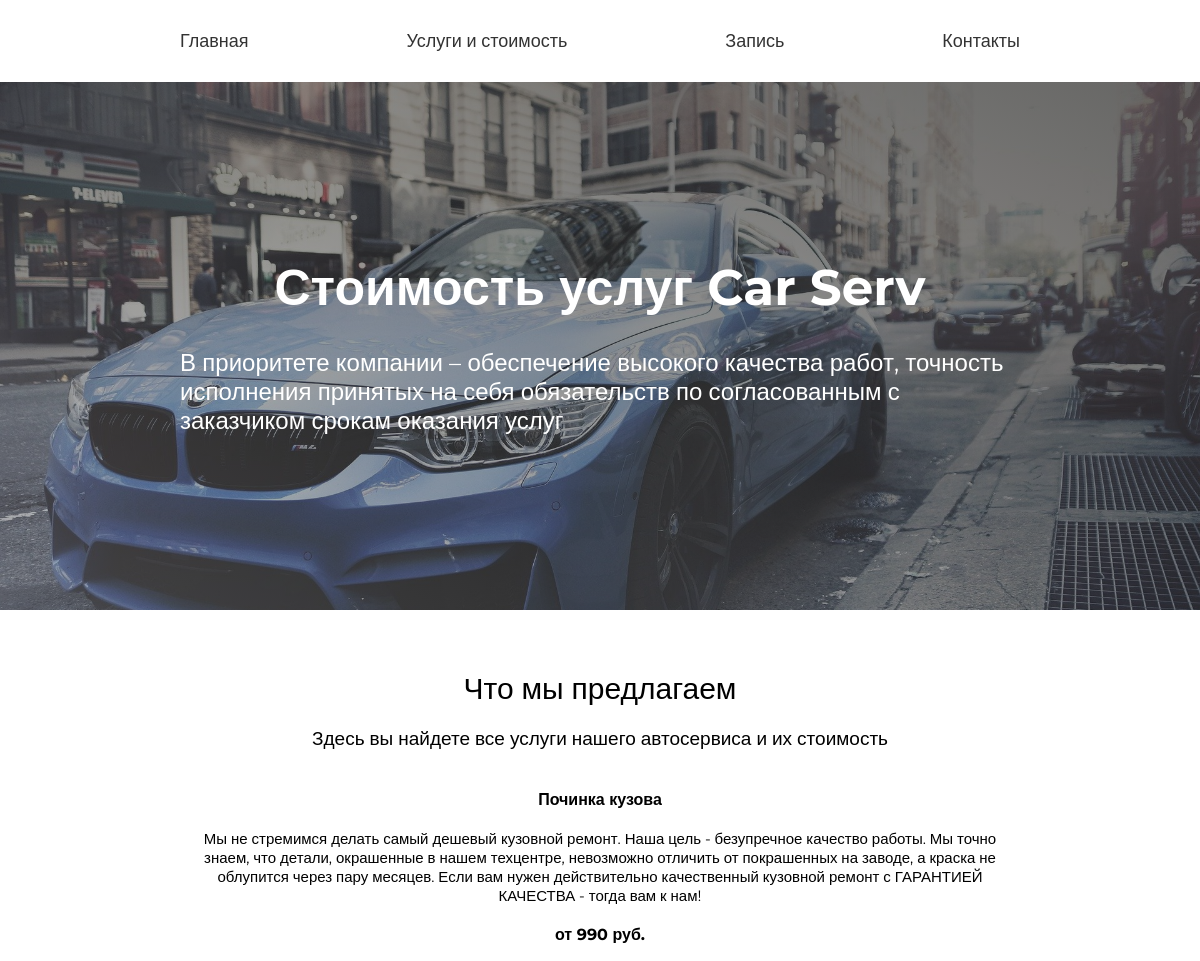
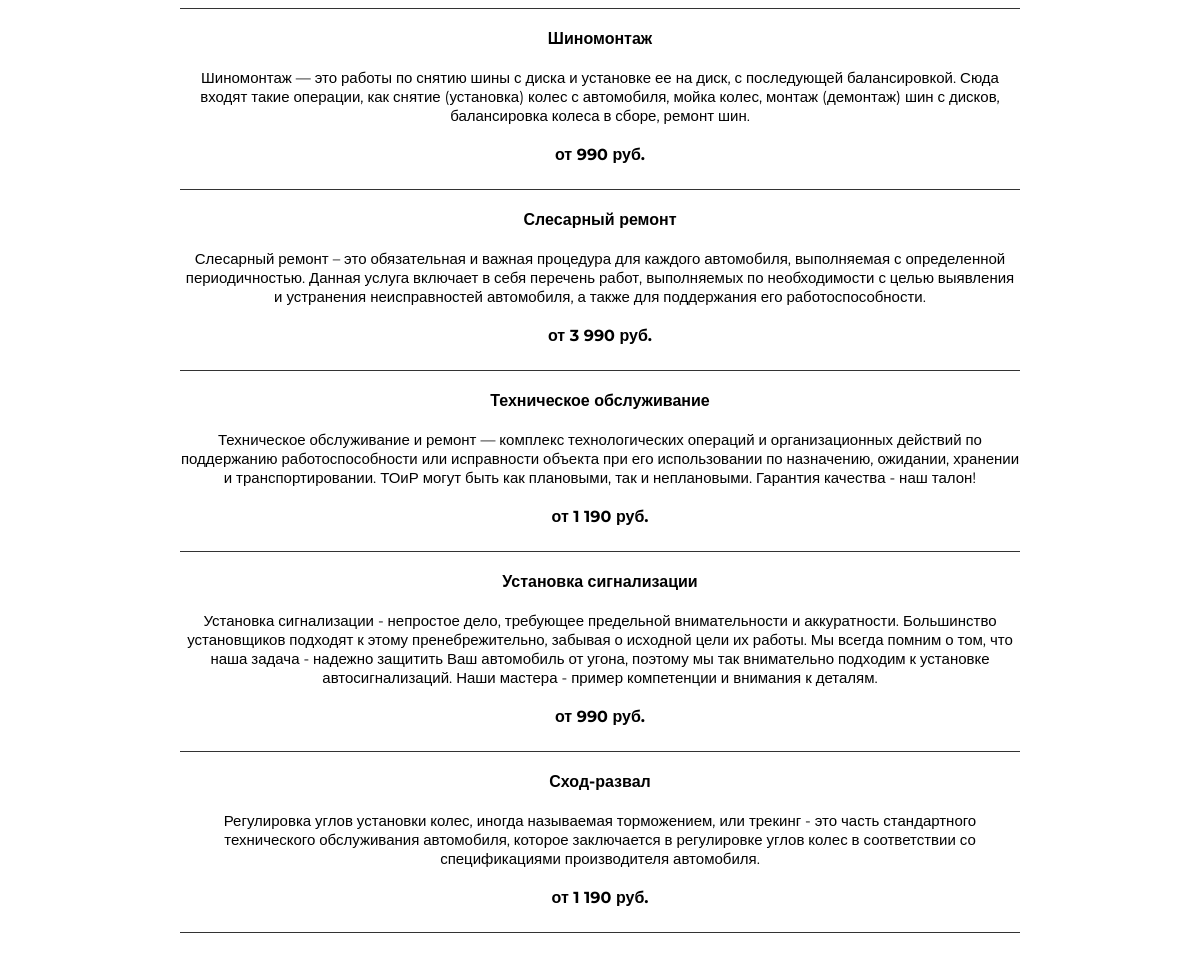
Screenshot of /other/services.php with the database file from the repository (2 pictures, top to bottom).
### tables this page shows
CREATE TABLE `services` (
  `id` int NOT NULL,
  `image` varchar(255) NOT NULL,
  `name` varchar(255) NOT NULL,
  `description` varchar(500) NOT NULL,
  `price` varchar(255) NOT NULL,
  `popular` varchar(255) NOT NULL
);

### other/services.php (the view, shortened to what this page needs)
<?php
	require_once '../php/connect.php';
?>
<!DOCTYPE html>
<html lang="en">
<head>
	<link rel="stylesheet" href="../css/services.css">
</head>
<body>
	<header>
		<div class="width">
			<div class="link">
				<a href="../index.php">Главная</a>
				<a href="services.php">Услуги и стоимость</a>
				<a href="recording.php">Запись</a>
				<a href="contacts.php">Контакты</a>
			</div>
		</div>
	</header>
	<div class="info">
		<div class="width">
			<div class="main-title"><p>Стоимость услуг Car Serv</p></div>
			<div class="main-text"><p>В приоритете компании – обеспечение высокого качества работ, точность исполнения принятых на себя обязательств по согласованным с заказчиком срокам оказания услуг</p></div>
		</div>
	</div>
	<div class="serv">
		<div class="width">
			<div class="title"><p>Что мы предлагаем</p></div>
			<div class="text"><p>Здесь вы найдете все услуги нашего автосервиса и их стоимость</p></div>
			<div class="services">
				<?php
					$services = mysqli_query($connect, "SELECT * FROM `services`");
					$services = mysqli_fetch_all($services);
					foreach ($services as $service) {
						?>
						<div class="service">
							<div class="name"><p><?= $service[2] ?></p></div>
							<div class="description"><p><?= $service[3] ?></p></div>
							<div class="price"><p>от <?= $service[4] ?> руб.</p></div>
						</div>
						<?php
					}
				?>
			</div>
		</div>
	</div>
</body>
</html>

### css/services.css (style rules this page uses)
* { padding: 0; margin: 0; }
body { font-family: 'Montserrat',sans-serif; }
.width { width: 70%; margin: 0 auto; }
.link { display: flex; justify-content: space-between; }
a { text-decoration: none; color: #333; font-size: 18px; }
header a { margin: 30px 0; }
.info .width { padding: 160px 0; display: flex; flex-direction: column; align-items: center; }
.info { background: linear-gradient(207deg, rgba(0, 0, 0, .6), rgba(128, 128, 128, .5)), url(../image/services.jpg); background-repeat: no-repeat; background-position: center; background-size: cover; color: #fff; }
.main-title { font-size: 50px; font-weight: bold; padding: 15px 0; }
.main-text { font-size: 24px; padding: 15px 0; }
.serv .width { padding: 60px 0; }
.title { font-size: 30px; text-align: center; margin-bottom: 20px; }
.text { font-size: 19px; margin-bottom: 20px; text-align: center; }
.services { display: flex; flex-direction: column; }
.service { border-bottom: 1px solid #333; }
.name, .description, .price, .details { padding-top: 20px; }
.price { padding-bottom: 25px; }
.description { font-size: 15px; text-align: center; }
.name, .price { font-weight: bold; text-align: center; }

### rows the page displays
services: name "Починка кузова", description "Мы не стремимся делать самый дешевый кузовной ремонт. Наша цель - безупречное качество работы. Мы точно знаем, что детали, окрашенные в нашем техцентре, невозможно отличить от покрашенных на заводе, а краска не облупится через пару месяцев. Если вам нужен действительно качественный кузовной ремонт с ГАРАНТИЕЙ КАЧЕСТВА - тогда вам к нам!", price "990"
services: name "Шиномонтаж", description "Шиномонтаж — это работы по снятию шины с диска и установке ее на диск, с последующей балансировкой. Сюда входят такие операции, как снятие (установка) колес с автомобиля, мойка колес, монтаж (демонтаж) шин с дисков, балансировка колеса в сборе, ремонт шин.", price "990"
services: name "Слесарный ремонт", description "Слесарный ремонт – это обязательная и важная процедура для каждого автомобиля, выполняемая с определенной периодичностью. Данная услуга включает в себя перечень работ, выполняемых по необходимости с целью выявления и устранения неисправностей автомобиля, а также для поддержания его работоспособности.", price "3 990"
services: name "Техническое обслуживание", description "Техническое обслуживание и ремонт — комплекс технологических операций и организационных действий по поддержанию работоспособности или исправности объекта при его использовании по назначению, ожидании, хранении и транспортировании. ТОиР могут быть как плановыми, так и неплановыми. Гарантия качества - наш талон!", price "1 190"
services: name "Установка сигнализации", description "Установка сигнализации - непростое дело, требующее предельной внимательности и аккуратности. Большинство установщиков подходят к этому пренебрежительно, забывая о исходной цели их работы. Мы всегда помним о том, что наша задача - надежно защитить Ваш автомобиль от угона, поэтому мы так внимательно подходим к установке автосигнализаций. Наши мастера - пример компетенции и внимания к деталям.", price "990"
services: name "Сход-развал", description "Регулировка углов установки колес, иногда называемая торможением, или трекинг - это часть стандартного технического обслуживания автомобиля, которое заключается в регулировке углов колес в соответствии со спецификациями производителя автомобиля.", price "1 190"
